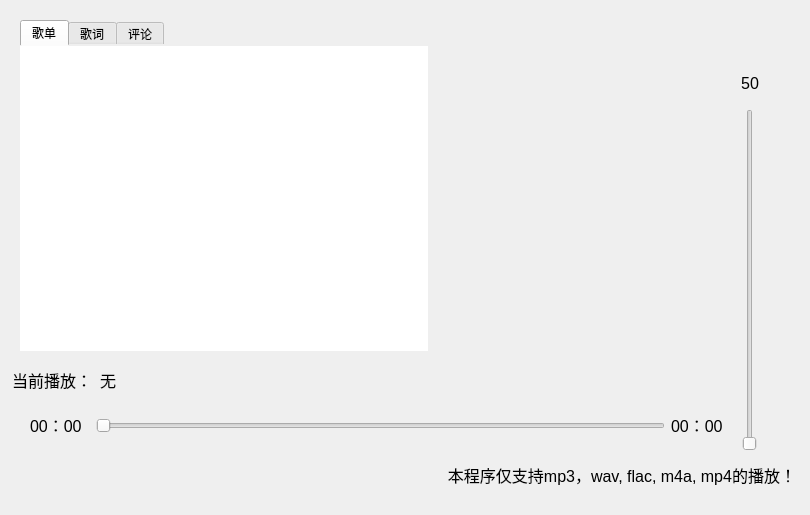
<?xml version="1.0" encoding="UTF-8"?>
<ui version="4.0">
 <class>Widget</class>
 <widget class="QWidget" name="Widget">
  <property name="enabled">
   <bool>true</bool>
  </property>
  <property name="geometry">
   <rect>
    <x>0</x>
    <y>0</y>
    <width>810</width>
    <height>515</height>
   </rect>
  </property>
  <property name="minimumSize">
   <size>
    <width>0</width>
    <height>0</height>
   </size>
  </property>
  <property name="maximumSize">
   <size>
    <width>99999</width>
    <height>99999</height>
   </size>
  </property>
  <property name="windowTitle">
   <string>风叶音乐</string>
  </property>
  <property name="windowIcon">
   <iconset>
    <normaloff>Resources/MapleLeaf.png</normaloff>Resources/MapleLeaf.png</iconset>
  </property>
  <property name="styleSheet">
   <string notr="true">*{
	border:none;
}

QPushButton:hover
{
	background-color: rgb(0, 188, 255);
}
</string>
  </property>
  <widget class="QWidget" name="widget_bottons" native="true">
   <property name="geometry">
    <rect>
     <x>0</x>
     <y>440</y>
     <width>471</width>
     <height>51</height>
    </rect>
   </property>
   <property name="mouseTracking">
    <bool>true</bool>
   </property>
   <property name="focusPolicy">
    <enum>Qt::NoFocus</enum>
   </property>
   <property name="autoFillBackground">
    <bool>false</bool>
   </property>
   <layout class="QHBoxLayout" name="horizontalLayout">
    <item>
     <widget class="QPushButton" name="pushButton_openFile">
      <property name="maximumSize">
       <size>
        <width>32</width>
        <height>32</height>
       </size>
      </property>
      <property name="mouseTracking">
       <bool>true</bool>
      </property>
      <property name="focusPolicy">
       <enum>Qt::NoFocus</enum>
      </property>
      <property name="autoFillBackground">
       <bool>false</bool>
      </property>
      <property name="styleSheet">
       <string notr="true">border-image: url(:/Resources/folder.png);</string>
      </property>
      <property name="text">
       <string/>
      </property>
      <property name="iconSize">
       <size>
        <width>16</width>
        <height>16</height>
       </size>
      </property>
     </widget>
    </item>
    <item>
     <widget class="QPushButton" name="pushButton_last">
      <property name="maximumSize">
       <size>
        <width>32</width>
        <height>32</height>
       </size>
      </property>
      <property name="mouseTracking">
       <bool>true</bool>
      </property>
      <property name="focusPolicy">
       <enum>Qt::NoFocus</enum>
      </property>
      <property name="autoFillBackground">
       <bool>false</bool>
      </property>
      <property name="styleSheet">
       <string notr="true">border-image: url(:/Resources/last.png);</string>
      </property>
      <property name="text">
       <string/>
      </property>
      <property name="iconSize">
       <size>
        <width>16</width>
        <height>16</height>
       </size>
      </property>
     </widget>
    </item>
    <item>
     <widget class="QPushButton" name="pushButton_switch">
      <property name="maximumSize">
       <size>
        <width>32</width>
        <height>32</height>
       </size>
      </property>
      <property name="mouseTracking">
       <bool>true</bool>
      </property>
      <property name="focusPolicy">
       <enum>Qt::NoFocus</enum>
      </property>
      <property name="autoFillBackground">
       <bool>false</bool>
      </property>
      <property name="styleSheet">
       <string notr="true">border-image: url(:/Resources/pause.png);</string>
      </property>
      <property name="text">
       <string/>
      </property>
      <property name="iconSize">
       <size>
        <width>16</width>
        <height>16</height>
       </size>
      </property>
     </widget>
    </item>
    <item>
     <widget class="QPushButton" name="pushButton_next">
      <property name="maximumSize">
       <size>
        <width>32</width>
        <height>32</height>
       </size>
      </property>
      <property name="mouseTracking">
       <bool>true</bool>
      </property>
      <property name="focusPolicy">
       <enum>Qt::NoFocus</enum>
      </property>
      <property name="autoFillBackground">
       <bool>false</bool>
      </property>
      <property name="styleSheet">
       <string notr="true">border-image: url(:/Resources/next.png);</string>
      </property>
      <property name="text">
       <string/>
      </property>
      <property name="iconSize">
       <size>
        <width>16</width>
        <height>16</height>
       </size>
      </property>
     </widget>
    </item>
    <item>
     <widget class="QPushButton" name="pushButton_modeSwitch">
      <property name="minimumSize">
       <size>
        <width>32</width>
        <height>32</height>
       </size>
      </property>
      <property name="maximumSize">
       <size>
        <width>32</width>
        <height>32</height>
       </size>
      </property>
      <property name="mouseTracking">
       <bool>true</bool>
      </property>
      <property name="focusPolicy">
       <enum>Qt::NoFocus</enum>
      </property>
      <property name="autoFillBackground">
       <bool>false</bool>
      </property>
      <property name="styleSheet">
       <string notr="true">border-image: url(:/Resources/listCirculate.png);</string>
      </property>
      <property name="text">
       <string/>
      </property>
     </widget>
    </item>
    <item>
     <widget class="QPushButton" name="pushButton_coment">
      <property name="maximumSize">
       <size>
        <width>32</width>
        <height>32</height>
       </size>
      </property>
      <property name="cursor">
       <cursorShape>ArrowCursor</cursorShape>
      </property>
      <property name="mouseTracking">
       <bool>true</bool>
      </property>
      <property name="focusPolicy">
       <enum>Qt::NoFocus</enum>
      </property>
      <property name="autoFillBackground">
       <bool>false</bool>
      </property>
      <property name="styleSheet">
       <string notr="true">border-image: url(:/Resources/comment.png);</string>
      </property>
      <property name="text">
       <string/>
      </property>
      <property name="iconSize">
       <size>
        <width>16</width>
        <height>16</height>
       </size>
      </property>
     </widget>
    </item>
   </layout>
  </widget>
  <widget class="QWidget" name="widget_playProcess" native="true">
   <property name="geometry">
    <rect>
     <x>30</x>
     <y>405</y>
     <width>701</width>
     <height>41</height>
    </rect>
   </property>
   <property name="mouseTracking">
    <bool>true</bool>
   </property>
   <property name="focusPolicy">
    <enum>Qt::NoFocus</enum>
   </property>
   <property name="autoFillBackground">
    <bool>false</bool>
   </property>
   <layout class="QHBoxLayout" name="horizontalLayout_2">
    <item>
     <widget class="QLabel" name="label_cTime">
      <property name="minimumSize">
       <size>
        <width>60</width>
        <height>30</height>
       </size>
      </property>
      <property name="maximumSize">
       <size>
        <width>60</width>
        <height>30</height>
       </size>
      </property>
      <property name="font">
       <font>
        <pointsize>12</pointsize>
       </font>
      </property>
      <property name="mouseTracking">
       <bool>true</bool>
      </property>
      <property name="focusPolicy">
       <enum>Qt::NoFocus</enum>
      </property>
      <property name="autoFillBackground">
       <bool>false</bool>
      </property>
      <property name="text">
       <string>00：00</string>
      </property>
     </widget>
    </item>
    <item>
     <widget class="QSlider" name="playProcessSlider">
      <property name="minimumSize">
       <size>
        <width>0</width>
        <height>16</height>
       </size>
      </property>
      <property name="maximumSize">
       <size>
        <width>9999</width>
        <height>3577543</height>
       </size>
      </property>
      <property name="mouseTracking">
       <bool>true</bool>
      </property>
      <property name="focusPolicy">
       <enum>Qt::NoFocus</enum>
      </property>
      <property name="autoFillBackground">
       <bool>false</bool>
      </property>
      <property name="styleSheet">
       <string notr="true">QSlider::handle:horizontal
{
	image: url(:/Resources/MapleLeaf.png);
}

QSlider::sub-page:horizontal
{
	margin-top: 8px;
	margin-bottom:8px;
	background:rgb(0,255,0);
	background-color: qlineargradient(spread:pad, x1:0, y1:0, x2:1, y2:1, stop:0 rgba(0, 255, 0, 255), stop:1 rgba(255, 255, 255, 255));
}</string>
      </property>
      <property name="orientation">
       <enum>Qt::Horizontal</enum>
      </property>
     </widget>
    </item>
    <item>
     <widget class="QLabel" name="label_totalTime">
      <property name="minimumSize">
       <size>
        <width>60</width>
        <height>30</height>
       </size>
      </property>
      <property name="maximumSize">
       <size>
        <width>60</width>
        <height>30</height>
       </size>
      </property>
      <property name="font">
       <font>
        <pointsize>12</pointsize>
       </font>
      </property>
      <property name="mouseTracking">
       <bool>true</bool>
      </property>
      <property name="focusPolicy">
       <enum>Qt::NoFocus</enum>
      </property>
      <property name="autoFillBackground">
       <bool>false</bool>
      </property>
      <property name="text">
       <string>00：00</string>
      </property>
     </widget>
    </item>
   </layout>
  </widget>
  <widget class="QLabel" name="label_attention">
   <property name="geometry">
    <rect>
     <x>395</x>
     <y>465</y>
     <width>401</width>
     <height>20</height>
    </rect>
   </property>
   <property name="font">
    <font>
     <pointsize>12</pointsize>
    </font>
   </property>
   <property name="mouseTracking">
    <bool>true</bool>
   </property>
   <property name="focusPolicy">
    <enum>Qt::NoFocus</enum>
   </property>
   <property name="autoFillBackground">
    <bool>false</bool>
   </property>
   <property name="text">
    <string>本程序仅支持mp3，wav, flac, m4a, mp4的播放！</string>
   </property>
   <property name="alignment">
    <set>Qt::AlignRight|Qt::AlignTrailing|Qt::AlignVCenter</set>
   </property>
  </widget>
  <widget class="QLabel" name="label_nowPlay">
   <property name="geometry">
    <rect>
     <x>100</x>
     <y>347</y>
     <width>360</width>
     <height>65</height>
    </rect>
   </property>
   <property name="sizePolicy">
    <sizepolicy hsizetype="Preferred" vsizetype="Preferred">
     <horstretch>0</horstretch>
     <verstretch>0</verstretch>
    </sizepolicy>
   </property>
   <property name="minimumSize">
    <size>
     <width>0</width>
     <height>12</height>
    </size>
   </property>
   <property name="maximumSize">
    <size>
     <width>16777215</width>
     <height>73</height>
    </size>
   </property>
   <property name="font">
    <font>
     <pointsize>12</pointsize>
    </font>
   </property>
   <property name="mouseTracking">
    <bool>true</bool>
   </property>
   <property name="focusPolicy">
    <enum>Qt::NoFocus</enum>
   </property>
   <property name="autoFillBackground">
    <bool>false</bool>
   </property>
   <property name="text">
    <string>无</string>
   </property>
   <property name="textFormat">
    <enum>Qt::AutoText</enum>
   </property>
   <property name="alignment">
    <set>Qt::AlignLeading|Qt::AlignLeft|Qt::AlignVCenter</set>
   </property>
   <property name="wordWrap">
    <bool>true</bool>
   </property>
  </widget>
  <widget class="QLabel" name="label_nowPlay2">
   <property name="geometry">
    <rect>
     <x>12</x>
     <y>368</y>
     <width>80</width>
     <height>23</height>
    </rect>
   </property>
   <property name="minimumSize">
    <size>
     <width>60</width>
     <height>0</height>
    </size>
   </property>
   <property name="maximumSize">
    <size>
     <width>80</width>
     <height>50</height>
    </size>
   </property>
   <property name="font">
    <font>
     <pointsize>12</pointsize>
    </font>
   </property>
   <property name="mouseTracking">
    <bool>true</bool>
   </property>
   <property name="focusPolicy">
    <enum>Qt::NoFocus</enum>
   </property>
   <property name="autoFillBackground">
    <bool>false</bool>
   </property>
   <property name="text">
    <string>当前播放：</string>
   </property>
  </widget>
  <widget class="QWidget" name="widget_sound" native="true">
   <property name="geometry">
    <rect>
     <x>730</x>
     <y>20</y>
     <width>61</width>
     <height>431</height>
    </rect>
   </property>
   <property name="mouseTracking">
    <bool>true</bool>
   </property>
   <property name="focusPolicy">
    <enum>Qt::NoFocus</enum>
   </property>
   <property name="autoFillBackground">
    <bool>false</bool>
   </property>
   <layout class="QVBoxLayout" name="verticalLayout">
    <item>
     <widget class="QLabel" name="label_sound_1">
      <property name="minimumSize">
       <size>
        <width>37</width>
        <height>37</height>
       </size>
      </property>
      <property name="maximumSize">
       <size>
        <width>37</width>
        <height>37</height>
       </size>
      </property>
      <property name="mouseTracking">
       <bool>true</bool>
      </property>
      <property name="focusPolicy">
       <enum>Qt::NoFocus</enum>
      </property>
      <property name="autoFillBackground">
       <bool>false</bool>
      </property>
      <property name="styleSheet">
       <string notr="true">border-image: url(:/Resources/sound-2.png);</string>
      </property>
      <property name="text">
       <string/>
      </property>
     </widget>
    </item>
    <item>
     <widget class="QLabel" name="label_sound_2">
      <property name="minimumSize">
       <size>
        <width>0</width>
        <height>40</height>
       </size>
      </property>
      <property name="maximumSize">
       <size>
        <width>40</width>
        <height>60</height>
       </size>
      </property>
      <property name="font">
       <font>
        <pointsize>12</pointsize>
        <bold>false</bold>
       </font>
      </property>
      <property name="mouseTracking">
       <bool>true</bool>
      </property>
      <property name="focusPolicy">
       <enum>Qt::NoFocus</enum>
      </property>
      <property name="autoFillBackground">
       <bool>false</bool>
      </property>
      <property name="text">
       <string>50</string>
      </property>
      <property name="alignment">
       <set>Qt::AlignCenter</set>
      </property>
     </widget>
    </item>
    <item>
     <widget class="QSlider" name="soundSlider">
      <property name="enabled">
       <bool>true</bool>
      </property>
      <property name="minimumSize">
       <size>
        <width>20</width>
        <height>0</height>
       </size>
      </property>
      <property name="maximumSize">
       <size>
        <width>40</width>
        <height>99999</height>
       </size>
      </property>
      <property name="cursor">
       <cursorShape>ArrowCursor</cursorShape>
      </property>
      <property name="mouseTracking">
       <bool>true</bool>
      </property>
      <property name="tabletTracking">
       <bool>false</bool>
      </property>
      <property name="focusPolicy">
       <enum>Qt::NoFocus</enum>
      </property>
      <property name="autoFillBackground">
       <bool>false</bool>
      </property>
      <property name="styleSheet">
       <string notr="true">QSlider::handle:vertical
{
	image: url(:/Resources/MapleLeaf.png);
}</string>
      </property>
      <property name="orientation">
       <enum>Qt::Vertical</enum>
      </property>
     </widget>
    </item>
   </layout>
  </widget>
  <widget class="QPushButton" name="pushButton_locate">
   <property name="geometry">
    <rect>
     <x>470</x>
     <y>360</y>
     <width>31</width>
     <height>31</height>
    </rect>
   </property>
   <property name="mouseTracking">
    <bool>true</bool>
   </property>
   <property name="focusPolicy">
    <enum>Qt::NoFocus</enum>
   </property>
   <property name="autoFillBackground">
    <bool>false</bool>
   </property>
   <property name="styleSheet">
    <string notr="true">border-image: url(:/Resources/locate.png);</string>
   </property>
   <property name="text">
    <string/>
   </property>
  </widget>
  <widget class="QTabWidget" name="tabWidget">
   <property name="geometry">
    <rect>
     <x>20</x>
     <y>20</y>
     <width>411</width>
     <height>331</height>
    </rect>
   </property>
   <property name="focusPolicy">
    <enum>Qt::NoFocus</enum>
   </property>
   <property name="styleSheet">
    <string notr="true">QTabWidget::pane
{
border-color: #FF0000;
}</string>
   </property>
   <property name="currentIndex">
    <number>0</number>
   </property>
   <property name="usesScrollButtons">
    <bool>false</bool>
   </property>
   <widget class="QWidget" name="songList">
    <attribute name="title">
     <string>歌单</string>
    </attribute>
    <widget class="QListWidget" name="songListWidget">
     <property name="geometry">
      <rect>
       <x>0</x>
       <y>0</y>
       <width>408</width>
       <height>307</height>
      </rect>
     </property>
     <property name="font">
      <font>
       <family>方正舒体</family>
       <pointsize>14</pointsize>
      </font>
     </property>
     <property name="mouseTracking">
      <bool>true</bool>
     </property>
     <property name="focusPolicy">
      <enum>Qt::NoFocus</enum>
     </property>
     <property name="autoFillBackground">
      <bool>false</bool>
     </property>
     <property name="styleSheet">
      <string notr="true"/>
     </property>
    </widget>
   </widget>
   <widget class="QWidget" name="lyric">
    <property name="styleSheet">
     <string notr="true">QTabWidget::pane
{
border-color: #FF0000;
}</string>
    </property>
    <attribute name="title">
     <string>歌词</string>
    </attribute>
   </widget>
   <widget class="QWidget" name="comment">
    <attribute name="title">
     <string>评论</string>
    </attribute>
   </widget>
  </widget>
 </widget>
 <resources/>
 <connections/>
</ui>
